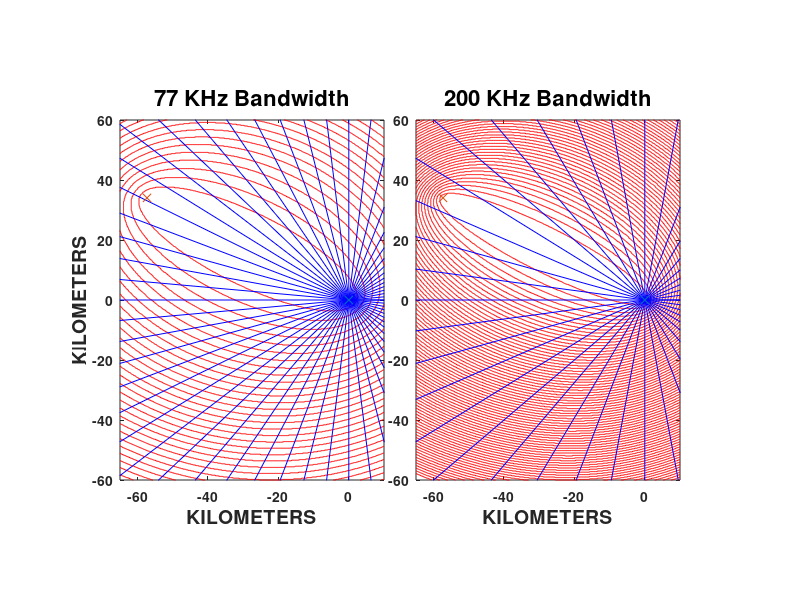

Here is the MATLAB script that generated this plot:

%%%%%%%%%%%%%%%%%%%%%%%%%%%%%%%%%%%%%%%%%%%%%%%%%%%%%%%%%%%%%%%%%%%%%%%%
%%%%%%%%%%%%%%%%%%%%%%%%%%%%%%%%%%%%%%%%%%%%%%%%%%%%%%%%%%%%%%%%%%%%%%%%
%  $Author: rickg $
%
%  $Date: 2004/01/03 08:24:35 $
%
%  $Revision: 1.1.1.1 $
%
%  $Log: dualcell.m,v $
%  Revision 1.1.1.1  2004/01/03 08:24:35  rickg
%  Matlab Source
%
%  
%  
%%%%%%%%%%%%%%%%%%%%%%%%%%%%%%%%%%%%%%%%%%%%%%%%%%%%%%%%%%%%%%%%%%%%%%%%
%%%%%%%%%%%%%%%%%%%%%%%%%%%%%%%%%%%%%%%%%%%%%%%%%%%%%%%%%%%%%%%%%%%%%%%%


PulseWidth_1 = 13e-6;
PulseWidth_2 = 5e-6;
BeamWidth_1 = 6;
BeamWidth_2 = 9;

C = 299792458;
TxPos = -57.33+j*34.04;

XDist = [-65:.2:10];
YDist = [-60:.2:60]';
mPos = ones(length(YDist),1) * XDist + j * YDist * ones(1,length(XDist));
mTxRelPos = mPos - TxPos;

Rd = abs(TxPos) * 1000;
R1 = abs(mTxRelPos) * 1000;
R2 = abs(mPos) * 1000;
mDelta = R1 + R2 - Rd;
maxPos = max(max(R1));

mDCell_1 = fix(mDelta / C / PulseWidth_1);
mDCell_2 = fix(mDelta / C / PulseWidth_2);

%%
%%    Plotting area for first cell map.
%% 
clf
axes('position', [.15 .2 .33 .6])
set(gca, 'Box', 'on')
cs1 = contour(XDist, YDist, mDCell_1, [0:30], 'r');
hold on
for angle = [0:BeamWidth_1:360],
    px = maxPos * cos(angle * pi / 180);
    py = maxPos * sin(angle * pi / 180);
    plot([0 px], [0 py], '-b');
end
plot(0,0, 'x')
plot(TxPos, 'x')

hold off

set(gca, 'FontWeight', 'bold')

xlabel('KILOMETERS')
hXL1 = get(gca, 'xlabel');
set(hXL1, 'FontSize', 14);
set(hXL1, 'FontWeight', 'bold');

ylabel('KILOMETERS')
hYL1 = get(gca, 'ylabel');
set(hYL1, 'FontSize', 14);
set(hYL1, 'FontWeight', 'bold');

title('77 KHz Bandwidth')
hT1 = get(gca, 'title');
set(hT1, 'FontSize', 16);
set(hT1, 'FontWeight', 'bold');

%%
%%    Plotting area for 2nd map.
%% 
axes('position', [.52 .2 .33 .6])
set(gca, 'Box', 'on')
cs2 = contour(XDist, YDist, mDCell_2, [0:75], 'r');
hold on
for angle = [0:BeamWidth_2:360],
    px = maxPos * cos(angle * pi / 180);
    py = maxPos * sin(angle * pi / 180);
    plot([0 px], [0 py], '-b');
end
plot(0,0, 'x')
plot(TxPos, 'x')
hold off
set(gca, 'FontWeight', 'bold')

xlabel('KILOMETERS')
hXL2 = get(gca, 'xlabel');
set(hXL2, 'FontSize', 14);
set(hXL2, 'FontWeight', 'bold');

title('200 KHz Bandwidth')
hT2 = get(gca, 'title');
set(hT2, 'FontSize', 16);
set(hT2, 'FontWeight', 'bold');
